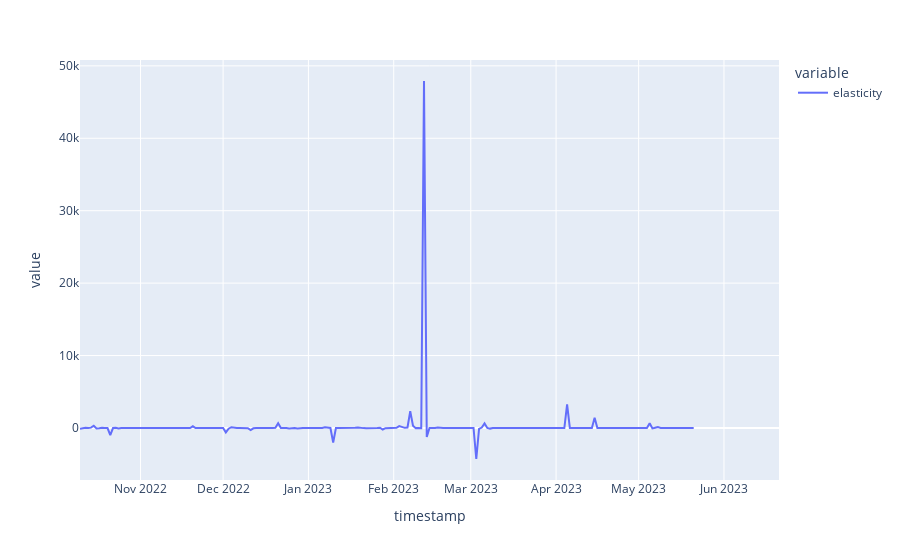

Here is the notebook cell this chart was saved with:
### Markdown cell above
Just elasticity

### Code cell
px.line(merged_df_2['elasticity'])

### Figure 1 — Plotly figure (JSON) as saved in the notebook; plotly's stock layout.template omitted (floating-point values rounded to 4 significant figures; data arrays with more than 128 entries replaced by an {"elided": "..."} marker saying what was removed)
{"data": [{"hovertemplate": "variable=elasticity<br>timestamp=%{x}<br>value=%{y}<extra></extra>", "legendgroup": "elasticity", "line": {"color": "#636efa", "dash": "solid"}, "marker": {"symbol": "circle"}, "mode": "lines", "name": "elasticity", "orientation": "v", "showlegend": true, "type": "scatter", "x": {"elided": "255 str values"}, "xaxis": "x", "y": {"elided": "255 float values"}, "yaxis": "y"}], "layout": {"legend": {"title": {"text": "variable"}, "tracegroupgap": 0}, "margin": {"t": 60}, "xaxis": {"anchor": "y", "domain": [0, 1], "title": {"text": "timestamp"}}, "yaxis": {"anchor": "x", "domain": [0, 1], "title": {"text": "value"}}}}
